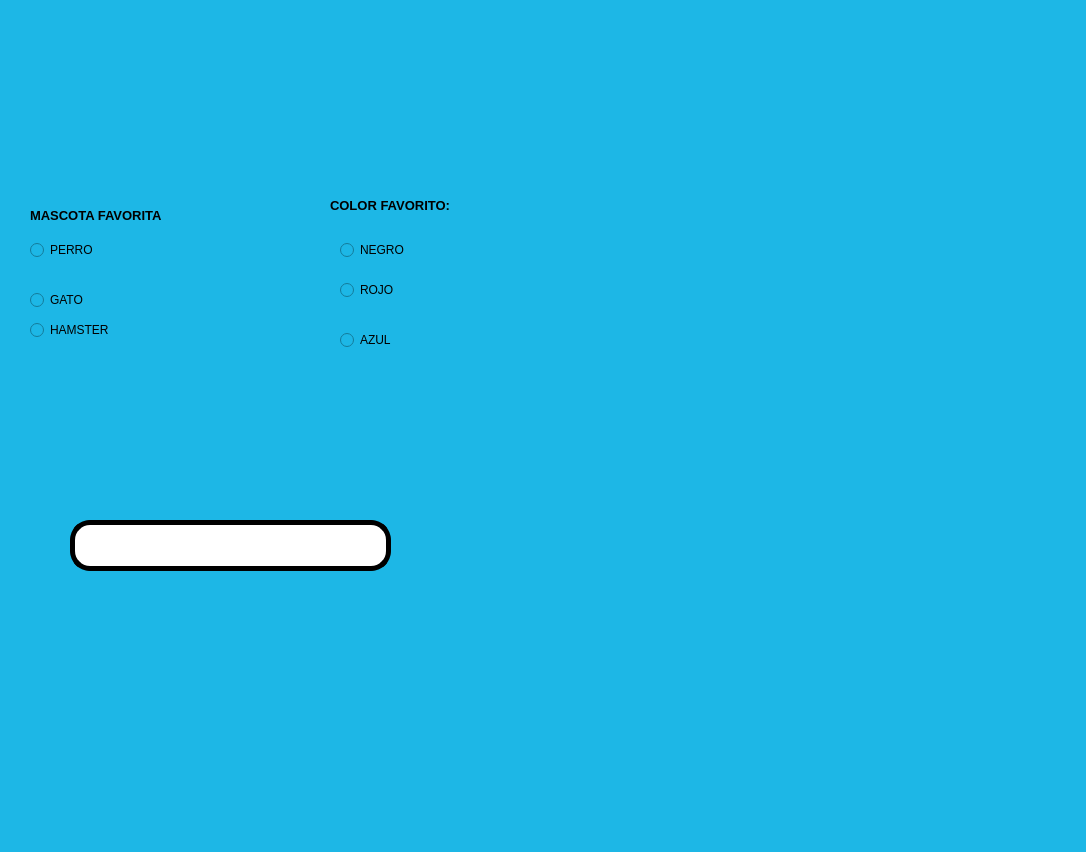
<?xml version="1.0" encoding="UTF-8"?>
<ui version="4.0">
 <class>MainWindow</class>
 <widget class="QMainWindow" name="MainWindow">
  <property name="geometry">
   <rect>
    <x>0</x>
    <y>0</y>
    <width>1086</width>
    <height>852</height>
   </rect>
  </property>
  <property name="windowTitle">
   <string>MainWindow</string>
  </property>
  <property name="styleSheet">
   <string notr="true">
background-color: rgb(29, 183, 230);</string>
  </property>
  <widget class="QWidget" name="centralwidget">
   <widget class="QLabel" name="imagen">
    <property name="geometry">
     <rect>
      <x>10</x>
      <y>20</y>
      <width>191</width>
      <height>161</height>
     </rect>
    </property>
    <property name="styleSheet">
     <string notr="true"/>
    </property>
    <property name="text">
     <string/>
    </property>
    <property name="pixmap">
     <pixmap resource="../Archivos/Recursos.qrc">:/ejercicios/elyochi.jpg</pixmap>
    </property>
    <property name="scaledContents">
     <bool>true</bool>
    </property>
   </widget>
   <widget class="QLabel" name="label">
    <property name="geometry">
     <rect>
      <x>30</x>
      <y>200</y>
      <width>241</width>
      <height>31</height>
     </rect>
    </property>
    <property name="font">
     <font>
      <pointsize>10</pointsize>
      <weight>75</weight>
      <bold>true</bold>
     </font>
    </property>
    <property name="text">
     <string>MASCOTA FAVORITA</string>
    </property>
   </widget>
   <widget class="QLineEdit" name="txt_temporizador">
    <property name="geometry">
     <rect>
      <x>70</x>
      <y>520</y>
      <width>321</width>
      <height>51</height>
     </rect>
    </property>
    <property name="font">
     <font>
      <weight>75</weight>
      <bold>true</bold>
     </font>
    </property>
    <property name="styleSheet">
     <string notr="true">background-color: rgb(255, 255, 255);
border-radius:20px;
border:  5px solid black;
</string>
    </property>
    <property name="text">
     <string/>
    </property>
    <property name="alignment">
     <set>Qt::AlignCenter</set>
    </property>
   </widget>
   <widget class="QLabel" name="imagen_2">
    <property name="geometry">
     <rect>
      <x>280</x>
      <y>0</y>
      <width>191</width>
      <height>161</height>
     </rect>
    </property>
    <property name="styleSheet">
     <string notr="true"/>
    </property>
    <property name="text">
     <string/>
    </property>
    <property name="pixmap">
     <pixmap resource="../Archivos/Recursos.qrc">:/ejercicios/kaldo.jpg</pixmap>
    </property>
    <property name="scaledContents">
     <bool>true</bool>
    </property>
   </widget>
   <widget class="QLabel" name="label_7">
    <property name="geometry">
     <rect>
      <x>570</x>
      <y>0</y>
      <width>201</width>
      <height>201</height>
     </rect>
    </property>
    <property name="text">
     <string/>
    </property>
    <property name="pixmap">
     <pixmap resource="../Archivos/Recursos.qrc">:/ejercicios/samsgoku.jpeg</pixmap>
    </property>
    <property name="scaledContents">
     <bool>true</bool>
    </property>
   </widget>
   <widget class="QLabel" name="label_9">
    <property name="geometry">
     <rect>
      <x>330</x>
      <y>190</y>
      <width>241</width>
      <height>31</height>
     </rect>
    </property>
    <property name="font">
     <font>
      <pointsize>10</pointsize>
      <weight>75</weight>
      <bold>true</bold>
     </font>
    </property>
    <property name="text">
     <string>COLOR FAVORITO:</string>
    </property>
   </widget>
   <widget class="QRadioButton" name="rb_negro">
    <property name="geometry">
     <rect>
      <x>340</x>
      <y>240</y>
      <width>95</width>
      <height>20</height>
     </rect>
    </property>
    <property name="text">
     <string>NEGRO</string>
    </property>
   </widget>
   <widget class="QRadioButton" name="rb_rojo">
    <property name="geometry">
     <rect>
      <x>340</x>
      <y>280</y>
      <width>95</width>
      <height>20</height>
     </rect>
    </property>
    <property name="text">
     <string>ROJO</string>
    </property>
   </widget>
   <widget class="QRadioButton" name="rb_azul">
    <property name="geometry">
     <rect>
      <x>340</x>
      <y>330</y>
      <width>95</width>
      <height>20</height>
     </rect>
    </property>
    <property name="text">
     <string>AZUL</string>
    </property>
   </widget>
   <widget class="QRadioButton" name="rb_perro">
    <property name="geometry">
     <rect>
      <x>30</x>
      <y>240</y>
      <width>95</width>
      <height>20</height>
     </rect>
    </property>
    <property name="text">
     <string>PERRO</string>
    </property>
   </widget>
   <widget class="QRadioButton" name="rb_gato">
    <property name="geometry">
     <rect>
      <x>30</x>
      <y>290</y>
      <width>95</width>
      <height>20</height>
     </rect>
    </property>
    <property name="text">
     <string>GATO</string>
    </property>
   </widget>
   <widget class="QRadioButton" name="rb_hamster">
    <property name="geometry">
     <rect>
      <x>30</x>
      <y>320</y>
      <width>95</width>
      <height>20</height>
     </rect>
    </property>
    <property name="text">
     <string>HAMSTER</string>
    </property>
   </widget>
  </widget>
  <widget class="QMenuBar" name="menubar">
   <property name="geometry">
    <rect>
     <x>0</x>
     <y>0</y>
     <width>1086</width>
     <height>26</height>
    </rect>
   </property>
  </widget>
  <widget class="QStatusBar" name="statusbar"/>
 </widget>
 <resources>
  <include location="../Archivos/Recursos.qrc"/>
 </resources>
 <connections/>
</ui>
